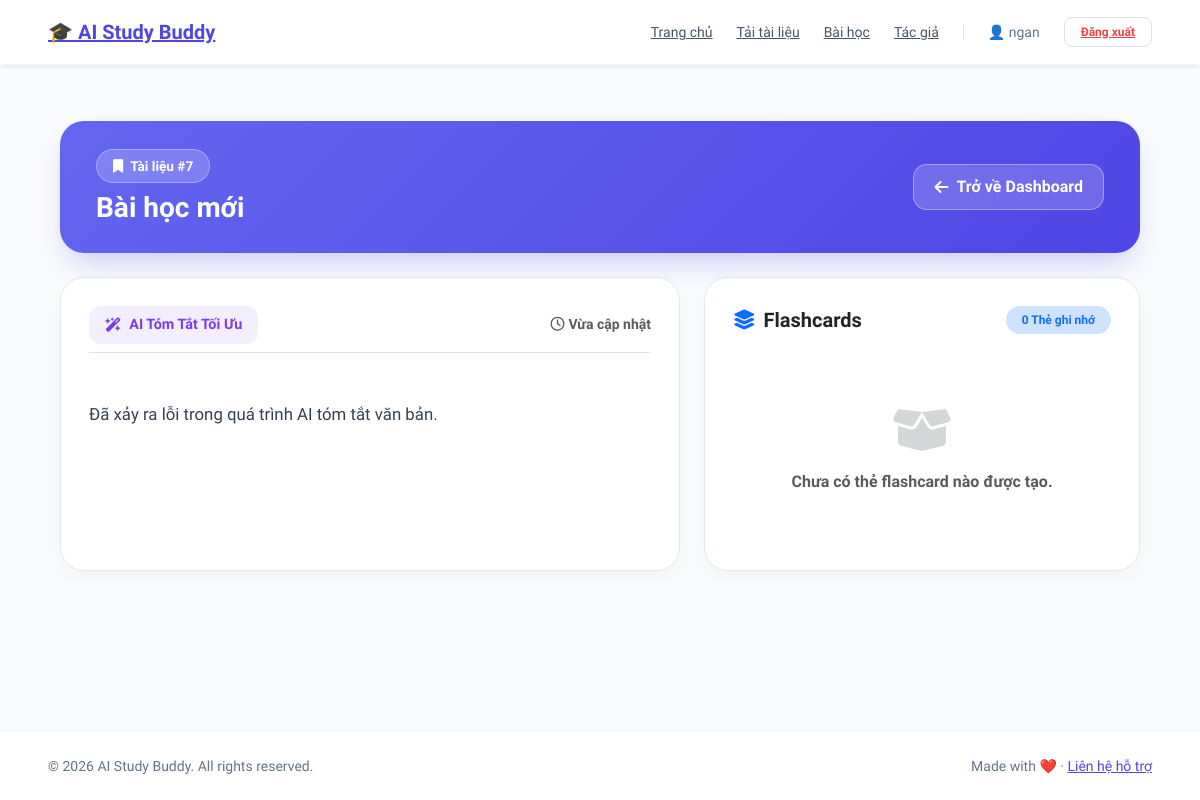
The page /document/7 (signed in) on the database its author committed.
### app.py (models this page shows)
class Document(db.Model):
    id = db.Column(db.Integer, primary_key=True)
    title = db.Column(db.String(200), nullable=False)
    original_text = db.Column(db.Text, nullable=False)
    summary_text = db.Column(db.Text)
    user_id = db.Column(db.Integer, db.ForeignKey('user.id'), nullable=False)
    flashcards = db.relationship('Flashcard', backref='document', lazy=True)

### app.py (the view)
@app.route('/document/<int:doc_id>')
def view_document(doc_id):
    if 'user_id' not in session:
        flash("Vui lòng đăng nhập để xem nội dung tài liệu!", "warning")
        return redirect(url_for('login'))
    doc = Document.query.filter_by(id=doc_id, user_id=session['user_id']).first_or_404()
    return render_template('detail.html', doc=doc)

### templates/detail.html (shortened to what this page needs)
{% extends 'base.html' %}
{% block content %}
<link href="https://cdn.jsdelivr.net/npm/bootstrap@5.3.2/dist/css/bootstrap.min.css" rel="stylesheet">
<link rel="stylesheet" href="https://cdnjs.cloudflare.com/ajax/libs/font-awesome/6.4.0/css/all.min.css">
<div class="container py-4">
    <div class="hero-header mb-4 d-flex justify-content-between align-items-center flex-wrap gap-3">
        <div class="d-flex flex-column align-items-start gap-2">
            <span class="pill-badge">
                <i class="fa-solid fa-bookmark me-1"></i> Tài liệu #{{ doc.id }}
            </span>
            <h2 class="fw-bold m-0 text-white fs-3">{{ doc.title }}</h2>
        </div>
        <div>
            <a href="{{ url_for('dashboard') }}" class="btn-custom-back d-inline-flex align-items-center gap-2">
                <i class="fa-solid fa-arrow-left"></i> Trở về Dashboard
            </a>
        </div>
    </div>
    <div class="row g-4">
        <div class="col-lg-7">
            <div class="app-card">
                <div class="d-flex align-items-center justify-content-between mb-3 pb-2 border-bottom">
                    <div class="ai-header-tag">
                        <i class="fa-solid fa-wand-magic-sparkles"></i> AI Tóm Tắt Tối Ưu
                    </div>
                    <small class="text-muted fw-semibold"><i class="fa-regular fa-clock me-1"></i>Vừa cập nhật</small>
                </div>
                <div class="summary-text mt-3">
                    {{ doc.summary_text }}
                </div>
            </div>
        </div>
        <div class="col-lg-5">
            <div class="app-card">
                <div class="d-flex justify-content-between align-items-center mb-4">
                    <h5 class="fw-bold m-0 text-dark d-flex align-items-center gap-2">
                        <i class="fa-solid fa-layer-group text-primary"></i> Flashcards
                    </h5>
                    <span class="badge bg-primary-subtle text-primary fw-bold px-3 py-2 rounded-pill">
                        {{ doc.flashcards|length }} Thẻ ghi nhớ
                    </span>
                </div>
                {% if doc.flashcards %}
                    <div id="flashcardCarousel" class="carousel slide" data-bs-interval="false">
                        <div class="carousel-inner">
                            {% for card in doc.flashcards %}
                            <div class="carousel-item {% if loop.first %}active{% endif %}">
                                <div class="flashcard-stage" onclick="this.classList.toggle('flipped')">
                                    <div class="flashcard-3d">
                                        <div class="card-face card-face-front">
                                            <span class="badge bg-light text-primary border rounded-pill px-3 py-2 fw-bold">
                                                Câu hỏi {{ loop.index }} / {{ doc.flashcards|length }}
                                            </span>
                                            <div class="my-auto">
                                                <h5 class="fw-bold text-dark lh-base m-0">{{ card.question }}</h5>
                                            </div>
                                            <small class="text-muted fw-semibold"><i class="fa-solid fa-rotate me-1"></i> Bấm để lật xem đáp án</small>
                                        </div>
                                        <div class="card-face card-face-back">
                                            <span class="badge bg-white text-dark rounded-pill px-3 py-2 fw-bold">
                                                Đáp án chuẩn
                                            </span>
                                            <div class="my-auto">
                                                <p class="fs-5 fw-semibold m-0 lh-base">{{ card.answer }}</p>
                                            </div>
                                            <small class="text-white-50"><i class="fa-solid fa-rotate me-1"></i> Bấm để quay lại câu hỏi</small>
                                        </div>
                                    </div>
                                </div>
                            </div>
                            {% endfor %}
                        </div>
                        <div class="d-flex justify-content-between align-items-center mt-3 pt-2">
                            <button class="nav-btn" type="button" data-bs-target="#flashcardCarousel" data-bs-slide="prev">
                                <i class="fa-solid fa-arrow-left"></i>
                            </button>
                            <span class="text-muted fw-bold small">Chuyển thẻ câu hỏi</span>
                            <button class="nav-btn" type="button" data-bs-target="#flashcardCarousel" data-bs-slide="next">
                                <i class="fa-solid fa-arrow-right"></i>
                            </button>
                        </div>
                    </div>
                {% else %}
                    <div class="text-center py-5 text-muted">
                        <i class="fa-solid fa-box-open fa-3x mb-3 opacity-25"></i>
                        <p class="m-0 fw-semibold">Chưa có thẻ flashcard nào được tạo.</p>
                    </div>
                {% endif %}
            </div>
        </div>
    </div>
</div>
{% endblock %}

### templates/detail.html (style rules this page uses)
:root { --primary-gradient: linear-gradient(135deg, #6366f1 0%, #4f46e5 100%); --ai-gradient: linear-gradient(135deg, #8b5cf6 0%, #6366f1 100%); --card-bg: #ffffff; --body-bg: #f8fafc; }
body { font-family: 'Plus Jakarta Sans', sans-serif; background-color: var(--body-bg); color: #1e293b; }
.hero-header { background: var(--primary-gradient); border-radius: 24px; padding: 28px 36px; color: #ffffff; box-shadow: 0 15px 30px -10px rgba(79, 70, 229, 0.3); }
.pill-badge { background: rgba(255, 255, 255, 0.2); backdrop-filter: blur(10px); border: 1px solid rgba(255, 255, 255, 0.3); color: #ffffff; font-size: 0.85rem; font-weight: 600; padding: 6px 16px; border-radius: 50px; }
.btn-custom-back { background: rgba(255, 255, 255, 0.18); border: 1px solid rgba(255, 255, 255, 0.35); color: #ffffff; font-weight: 600; padding: 10px 20px; border-radius: 14px; text-decoration: none; transition: all 0.2s ease; }
.app-card { background: var(--card-bg); border-radius: 24px; border: 1px solid #e2e8f0; box-shadow: 0 8px 25px -5px rgba(0, 0, 0, 0.04); padding: 28px; height: 100%; }
.ai-header-tag { background: rgba(139, 92, 246, 0.1); color: #7c3aed; font-weight: 700; font-size: 0.9rem; padding: 8px 16px; border-radius: 12px; display: inline-flex; align-items: center; gap: 8px; }
.summary-text { color: #334155; font-size: 1.05rem; line-height: 1.8; white-space: pre-line; }

### rows shown on the page
Document: id "7", title "Bài học mới", summary_text "Đã xảy ra lỗi trong quá trình AI tóm tắt văn bản."

### other values the page prints
{{ session.get('username') }} "ngan"
{{ doc.flashcards|length }} "0"
